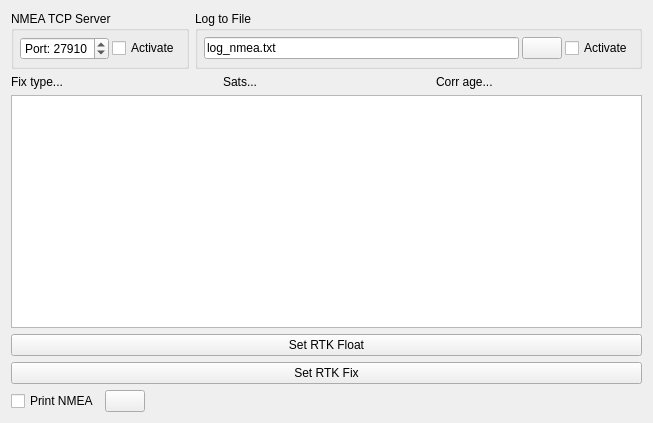
<?xml version="1.0" encoding="UTF-8"?>
<ui version="4.0">
 <class>NmeaWidget</class>
 <widget class="QWidget" name="NmeaWidget">
  <property name="geometry">
   <rect>
    <x>0</x>
    <y>0</y>
    <width>653</width>
    <height>423</height>
   </rect>
  </property>
  <property name="windowTitle">
   <string>Form</string>
  </property>
  <layout class="QVBoxLayout" name="verticalLayout">
   <item>
    <layout class="QHBoxLayout" name="horizontalLayout">
     <item>
      <widget class="QGroupBox" name="groupBox">
       <property name="title">
        <string>NMEA TCP Server</string>
       </property>
       <layout class="QHBoxLayout" name="horizontalLayout_6">
        <property name="spacing">
         <number>3</number>
        </property>
        <property name="leftMargin">
         <number>6</number>
        </property>
        <property name="topMargin">
         <number>6</number>
        </property>
        <property name="rightMargin">
         <number>6</number>
        </property>
        <property name="bottomMargin">
         <number>6</number>
        </property>
        <item>
         <widget class="QSpinBox" name="nmeaServerPortBox">
          <property name="prefix">
           <string>Port: </string>
          </property>
          <property name="maximum">
           <number>65535</number>
          </property>
          <property name="value">
           <number>27910</number>
          </property>
         </widget>
        </item>
        <item>
         <widget class="QCheckBox" name="nmeaServerActiveBox">
          <property name="text">
           <string>Activate</string>
          </property>
         </widget>
        </item>
       </layout>
      </widget>
     </item>
     <item>
      <widget class="QGroupBox" name="groupBox_6">
       <property name="title">
        <string>Log to File</string>
       </property>
       <layout class="QHBoxLayout" name="horizontalLayout_8">
        <property name="spacing">
         <number>3</number>
        </property>
        <property name="leftMargin">
         <number>6</number>
        </property>
        <property name="topMargin">
         <number>6</number>
        </property>
        <property name="rightMargin">
         <number>6</number>
        </property>
        <property name="bottomMargin">
         <number>6</number>
        </property>
        <item>
         <widget class="QLineEdit" name="nmeaLogEdit">
          <property name="text">
           <string>log_nmea.txt</string>
          </property>
         </widget>
        </item>
        <item>
         <widget class="QPushButton" name="nmeaLogChooseButton">
          <property name="toolTip">
           <string>Choose file...</string>
          </property>
          <property name="text">
           <string/>
          </property>
          <property name="icon">
           <iconset resource="resources.qrc">
            <normaloff>:/models/Icons/Open Folder-96.png</normaloff>:/models/Icons/Open Folder-96.png</iconset>
          </property>
         </widget>
        </item>
        <item>
         <widget class="QCheckBox" name="nmeaLogActiveBox">
          <property name="text">
           <string>Activate</string>
          </property>
         </widget>
        </item>
       </layout>
      </widget>
     </item>
    </layout>
   </item>
   <item>
    <layout class="QHBoxLayout" name="horizontalLayout_3">
     <item>
      <widget class="QLabel" name="nmeaFixTypeLabel">
       <property name="text">
        <string>Fix type...</string>
       </property>
      </widget>
     </item>
     <item>
      <widget class="QLabel" name="nmeaSatsLabel">
       <property name="text">
        <string>Sats...</string>
       </property>
      </widget>
     </item>
     <item>
      <widget class="QLabel" name="nmeaCorrAgeLabel">
       <property name="text">
        <string>Corr age...</string>
       </property>
      </widget>
     </item>
    </layout>
   </item>
   <item>
    <widget class="QTextBrowser" name="nmeaBrowser">
     <property name="font">
      <font>
       <family>Monospace</family>
      </font>
     </property>
    </widget>
   </item>
   <item>
    <widget class="QPushButton" name="pushButton">
     <property name="text">
      <string>Set RTK Float</string>
     </property>
    </widget>
   </item>
   <item>
    <widget class="QPushButton" name="pushButton_2">
     <property name="text">
      <string>Set RTK Fix</string>
     </property>
    </widget>
   </item>
   <item>
    <layout class="QHBoxLayout" name="horizontalLayout_10">
     <item>
      <widget class="QCheckBox" name="nmeaPrintBox">
       <property name="text">
        <string>Print NMEA</string>
       </property>
      </widget>
     </item>
     <item>
      <widget class="QPushButton" name="nmeaClearButton">
       <property name="toolTip">
        <string>Clear printed values</string>
       </property>
       <property name="text">
        <string/>
       </property>
       <property name="icon">
        <iconset resource="resources.qrc">
         <normaloff>:/models/Icons/Delete2-96.png</normaloff>:/models/Icons/Delete2-96.png</iconset>
       </property>
      </widget>
     </item>
     <item>
      <spacer name="horizontalSpacer_2">
       <property name="orientation">
        <enum>Qt::Horizontal</enum>
       </property>
       <property name="sizeHint" stdset="0">
        <size>
         <width>40</width>
         <height>20</height>
        </size>
       </property>
      </spacer>
     </item>
    </layout>
   </item>
  </layout>
 </widget>
 <resources>
  <include location="resources.qrc"/>
 </resources>
 <connections>
  <connection>
   <sender>nmeaClearButton</sender>
   <signal>clicked()</signal>
   <receiver>nmeaBrowser</receiver>
   <slot>clear()</slot>
   <hints>
    <hint type="sourcelabel">
     <x>129</x>
     <y>398</y>
    </hint>
    <hint type="destinationlabel">
     <x>128</x>
     <y>354</y>
    </hint>
   </hints>
  </connection>
 </connections>
</ui>
